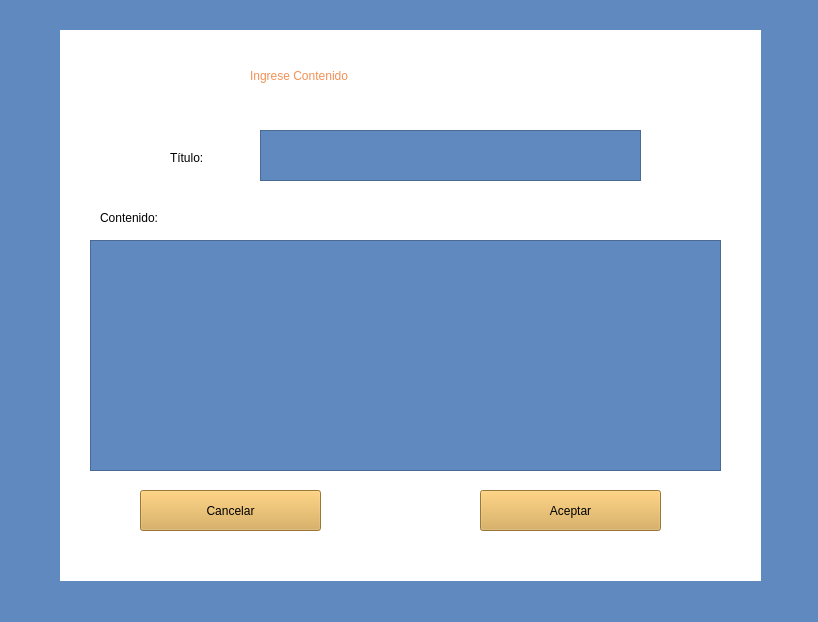
<?xml version="1.0" encoding="UTF-8"?>
<ui version="4.0">
 <class>contenido</class>
 <widget class="QMainWindow" name="contenido">
  <property name="geometry">
   <rect>
    <x>0</x>
    <y>0</y>
    <width>818</width>
    <height>622</height>
   </rect>
  </property>
  <property name="windowTitle">
   <string>MainWindow</string>
  </property>
  <property name="styleSheet">
   <string notr="true">background-color: rgb(96, 137, 191);</string>
  </property>
  <widget class="QWidget" name="Contenido">
   <widget class="QLabel" name="label">
    <property name="geometry">
     <rect>
      <x>60</x>
      <y>30</y>
      <width>701</width>
      <height>551</height>
     </rect>
    </property>
    <property name="styleSheet">
     <string notr="true">background-color: rgb(255, 255, 255);
</string>
    </property>
    <property name="text">
     <string/>
    </property>
   </widget>
   <widget class="QLabel" name="label_2">
    <property name="geometry">
     <rect>
      <x>250</x>
      <y>40</y>
      <width>331</width>
      <height>71</height>
     </rect>
    </property>
    <property name="styleSheet">
     <string notr="true">font: 700 28pt &quot;Segoe UI&quot;;
color: rgb(242, 144, 87);
background-color: rgb(255, 255, 255);</string>
    </property>
    <property name="text">
     <string>Ingrese Contenido</string>
    </property>
   </widget>
   <widget class="QTextEdit" name="textEdit">
    <property name="geometry">
     <rect>
      <x>260</x>
      <y>130</y>
      <width>381</width>
      <height>51</height>
     </rect>
    </property>
   </widget>
   <widget class="QLabel" name="label_3">
    <property name="geometry">
     <rect>
      <x>170</x>
      <y>150</y>
      <width>49</width>
      <height>16</height>
     </rect>
    </property>
    <property name="styleSheet">
     <string notr="true">background-color: rgb(255, 255, 255);
font: 700 12pt &quot;Segoe UI&quot;;</string>
    </property>
    <property name="text">
     <string>Título:</string>
    </property>
   </widget>
   <widget class="QTextEdit" name="textEdit_2">
    <property name="geometry">
     <rect>
      <x>90</x>
      <y>240</y>
      <width>631</width>
      <height>231</height>
     </rect>
    </property>
   </widget>
   <widget class="QPushButton" name="botonCancelar">
    <property name="geometry">
     <rect>
      <x>140</x>
      <y>490</y>
      <width>181</width>
      <height>41</height>
     </rect>
    </property>
    <property name="styleSheet">
     <string notr="true">background-color: rgb(217, 167, 74);
font: 700 14pt &quot;Segoe UI&quot;;</string>
    </property>
    <property name="text">
     <string>Cancelar</string>
    </property>
   </widget>
   <widget class="QLabel" name="label_4">
    <property name="geometry">
     <rect>
      <x>100</x>
      <y>210</y>
      <width>91</width>
      <height>16</height>
     </rect>
    </property>
    <property name="styleSheet">
     <string notr="true">background-color: rgb(255, 255, 255);
font: 700 12pt &quot;Segoe UI&quot;;</string>
    </property>
    <property name="text">
     <string>Contenido:</string>
    </property>
   </widget>
   <widget class="QPushButton" name="pushButton_2">
    <property name="geometry">
     <rect>
      <x>480</x>
      <y>490</y>
      <width>181</width>
      <height>41</height>
     </rect>
    </property>
    <property name="styleSheet">
     <string notr="true">background-color: rgb(217, 167, 74);
font: 700 14pt &quot;Segoe UI&quot;;</string>
    </property>
    <property name="text">
     <string>Aceptar</string>
    </property>
   </widget>
  </widget>
  <widget class="QStatusBar" name="statusbar"/>
 </widget>
 <resources/>
 <connections/>
</ui>
